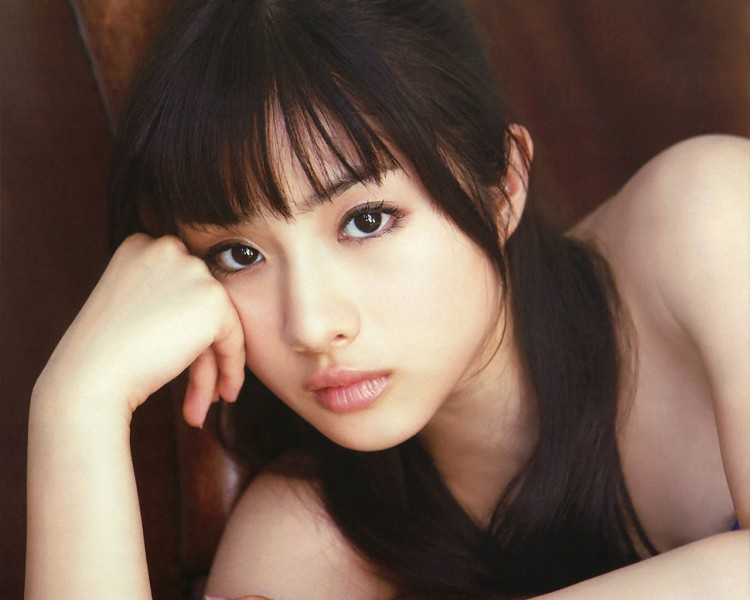
#> input picture base/6_线性代数/Project_LinearAlgebra/test_girl.jpg, 750 x 600 px
$ jupyter execute --allow-errors Linear_Algebra_Solution.ipynb   (shell and % lines are left out)
#> lines starting #> are read from the running program, lines starting #| are printed output that depends on the picture
# 线性代数：机器学习背后的优化原理


线性代数作为数学的一个分支，广泛应用于科学和工程中，掌握好线性代数对于理解和从事机器学习算法相关工作是很有必要的，尤其对于深度学习算法而言。因此，这个项目会从浅入深更好的帮助你学习与积累一些跟人工智能强相关的线性代数的知识。

本项目内容理论知识部分参考[《DeepLearning》又名花书](https://book.douban.com/subject/27087503/)第二章，希望大家支持正版购买图书。

若项目中的题目有困难没完成也没关系，我们鼓励你带着问题提交项目，评审人会给予你诸多帮助。

所有选做题都可以不做，不影响项目通过。如果你做了，那么项目评审会帮你批改，也会因为选做部分做错而判定为不通过。

## 准备工作

我们将讲解常用的线性代数知识，而学员需使用numpy来实现这些知识点（当然也可以自己写算法实现），还需要使用matplotlib完成规定图像习题，当然，本项目用到的python代码(或numpy的使用)课程中并未完全教授，所以需要学员对相应操作进行学习与查询，这在我们往后的人工智能学习之旅中是必不可少的一个技能，请大家珍惜此项目的练习机会。

当然，这里提供官方的[numpy Quickstart](https://docs.scipy.org/doc/numpy/user/quickstart.html#)来帮助你更好的完成项目。

本项目还需要使用LaTeX公式，以下两个链接供学习与使用：

[Latex cheatsheet](https://www.authorea.com/users/77723/articles/110898-how-to-write-mathematical-equations-expressions-and-symbols-with-latex-a-cheatsheet)

[aTeX Cookbook](http://www.personal.ceu.hu/tex/cookbook.html#inline)

首先，导入你所需的软件包。一般我们建议在工程开头导入**所有**需要的软件包。

[cell 1]
# TODO: import相关库
import numpy as np
import matplotlib.pyplot as plt
from PIL import Image

## 1、标量，向量，矩阵，张量

**首先，让我们回顾下基本的定义：**

- 标量（scalar）：形式而言，一个标量是一个单独的数，常用斜体的小写变量名称来表示。_v_

- 向量（vector）：形式而言，一个向量是一列有序数，常用粗体的小写变量名称表示**v**，或者上面标记剪头$\vec{v}$

- 矩阵（matrix）：形式而言，一个矩阵是一个二维数组，常用大写变量名称表示A，表示内部的元素则会使用$A_{i,j}$

- 张量（tensor）：形式而言，一个张量是一个多维数组，常用粗体的大写字母变量名称表示**T**，表示内部的元素则会使用$A_{i,j,z}$ 等等

用图片直观的显示区别如下

**接下来让我们回顾下基本的运算：**

- 加法

- 标量乘法

- 转置

- 矩阵向量乘法（内积，人工智能中常见的拼写：matrix product 或者 dot product）

**线性方程组：**

由矩阵乘法也演变出了我们最常见的线性方程组，已知矩阵与未知向量的乘积，等于另一个已知向量，通过此方程组可求解那个未知向量，一般写为x，具体如下表示。
等式左侧可以这么来理解：

列为具体的矩阵来看：
$$
\begin{bmatrix}
    A_{1,1} & A_{1,2} & \cdots & A_{1,n} \\\\
    A_{2,1} & A_{2,2} & \cdots & A_{2,n} \\\\
    \cdots & \cdots & \cdots & \cdots \\\\
    A_{m,1} & A_{m,2} & \cdots & A_{m,n}
\end{bmatrix}
\times
\begin{bmatrix}
    x_1 \\\\
    x_2 \\\\
    \cdots \\\\
    x_n
\end{bmatrix}
=
\begin{bmatrix}
    b_1 \\\\
    b_2 \\\\
    \cdots \\\\
    b_m
\end{bmatrix}
$$

或者更简单的表示为

$$Ax=b$$

既然有未知数，那么自然需要求解未知数，而我们的未知数需要满足所有方程，也不是一直都有解的，下面来列我们二维矩阵所组成的方程解的情况,若两条线平行不存在焦点，那么说明没有一个$x_1$, $x_2$同时满足两个方程，则此方程组无解，同理，若相交，则有一个解，若完全相等，则有无穷个解。

### 1.1、基本运算并绘图
例题 $\vec{v}$ + $\vec{w}$

$\hspace{1cm}\vec{v} = \begin{bmatrix} 1\\ 1\end{bmatrix}$

$\hspace{1cm}\vec{w} = \begin{bmatrix} -2\\ 2\end{bmatrix}$

结果需要先使用numpy计算向量运算结果，并用LaTeX公式表示：

$\hspace{1cm}\vec{v}+\vec{w} = \begin{bmatrix} -1\\ 3\end{bmatrix}$

并使用matlibplot绘制出(图表颜色样式不要求)

#### 1.1.1
**根据上面例题展示，计算并绘制  $2\vec{v}$ - $\vec{w}$  的结果**

$\hspace{1cm}\vec{v} = \begin{bmatrix} 4\\ 1\end{bmatrix}$

$\hspace{1cm}\vec{w} = \begin{bmatrix} -1\\ 2\end{bmatrix}$

$\hspace{1cm}2\vec{v}-\vec{w} = \begin{bmatrix} 9\\ 0\end{bmatrix}$

[cell 2]
# 1.1.1 TODO：
a = 2
b = -1
v = np.array([4,1])
w = np.array([-1,2])
av = a*v
bw = b*w
ax = plt.axes()
ax.plot(0,0,'or')
ax.arrow(0,0,*av,color='b',linewidth=2.5,head_width=0.3,head_length=0.35)
ax.arrow(av[0],av[1],*bw,color='c',linestyle='dotted',linewidth=2.5,head_width=0.3,head_length=0.35)
ax.arrow(0, 0, *(av+bw), color='k', linewidth=3.5, head_width=0.30, head_length=0.35)
plt.xlim(-2,10)
plt.ylim(-1,3)
#> (the rest of this cell did not finish here and is left out)

例题，方程组求解：
$$
\begin{cases}
y = 2x + 1\\\\
y = 6x - 2
\end{cases}
$$
用matplotlib绘制图表（图表样式不要求）

由上可知此方程组有且仅有一个解

需使用numpy（或自写算法）计算该解的结果,并用LaTeX公式表示出来(结果可以用小数或者分数展示)
$$
\begin{cases}
x = \frac{3}{4} \\\\
y = \frac{5}{2}
\end{cases}
$$

#### 1.1.2
**根据上面例题展示，绘制方程组，说明是否有解是否为唯一解，若有解需计算出方程组的解**
$$
\begin{cases}
y = 2x + 1\\\\
y = \frac{1}{10}x+6
\end{cases}
$$

$$
\begin{cases}
x = 2.63157895 \\\\
y = 6.26315789
\end{cases}
$$

[cell 3]
# 1.1.2 TODO
set_of_vectors = np.array([[-2,1],[-0.1,1]])
vector_to_check = np.array([1,6])
plt.plot([-0.5,3],[0,7],'b',linewidth=3)
plt.plot([10,0],[7,6],'c-.',linewidth=3)
solve = np.linalg.solve(set_of_vectors, vector_to_check)
plt.plot(solve[0],solve[1],'ro',linewidth=3)
plt.xlabel('Single Solution')
plt.show()
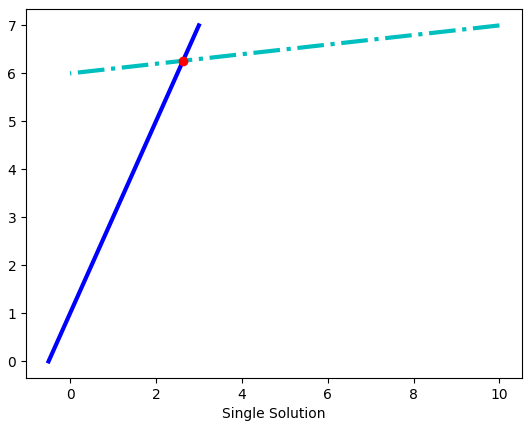
#> figure drawn by matplotlib, 1 panel
print('The result of this function is', solve)

### 1.2、说明题
#### 1.2.1
**使用numpy（或自写算法）说明$(AB)^{\text{T}} = B^\text{T}A^\text{T}$**

**其中**
$$
A=\begin{bmatrix}
    21 & 7 \\\\
    15 & 42 \\\\
    9 & 6
\end{bmatrix},
B=\begin{bmatrix}
    4 \\\\
    33
\end{bmatrix}
$$

[cell 4]
# 1.2.1 TODO
A = np.array([[21,7],[15,42],[9,6]])
B = np.array([[4],[33]])
print('The transposition of A*B =', np.dot(A,B).T)
print('The transposition B mutipied by transposition A =',np.dot(B.T,A.T))

**所以，由上述结果可以看出$(AB)^{\text{T}} = B^\text{T}A^\text{T}$**

#### 1.2.2
**使用numpy（或自写算法）说明  $A ( B + C ) = AB + AC$ **

**其中**
$$
A=\begin{bmatrix}
    9 & 3 \\\\
    8 & 4 \\\\
    7 & 6
\end{bmatrix},
B=\begin{bmatrix}
    5 \\\\
    2
\end{bmatrix},
C=\begin{bmatrix}
    5 \\\\
    7
\end{bmatrix}
$$

[cell 5]
# 1.2.2 TODO
A = np.array([[9,3],[8,4],[7,6]])
B = np.array([[5],[2]])
C = np.array([[5],[7]])
print('A(B+C) =',np.dot(A,B+C))
print('AB+AC =',np.dot(A,B)+np.dot(A,C))

## 2、特殊矩阵

- 单位矩阵

如果选取任意一个向量和某矩阵相乘，该向量都不会改变，我们将这种保持n维向量不变的矩阵记为单位矩阵$I_n$

- 逆矩阵

如果存在一个矩阵，使$A^{-1} A = I_n$，那么$A^{-1}$就是A的逆矩阵。

- 对角矩阵

如果一个矩阵只有主对角线上还有非零元素，其他位置都是零，这个矩阵就是对角矩阵

- 对称矩阵

如果一个矩阵的转置是和它自己相等的矩阵，即$A=A^{T}$，那么这个矩阵就是对称矩阵

- 正交矩阵

行向量和列向量是分别标准正交(90度)的方阵，即$A^{T}A = AA^{T} = I_n$，又即$A^{-1} = A^{T}$，那么这种方阵就是正交矩阵

### 2.1、证明题

通过LaTeX公式，结合上面所述概念，假设$A^{-1}$存在的情况下，证明$Ax=b$的解$x={A}^{-1}{b}$

回答：

证明：

$\because$ $A^{-1}Ax=A^{-1}b$

$\because$ $A^{-1}A = AA^{-1} = I_n$

$\therefore$ $x=A^{-1}b$

### 2.2、 计算题

#### 2.2.1

通过numpy计算，再次验证2.1证明题
$$
\begin{cases}
y = 2x + 1\\\\
y = \frac{1}{10}x+6
\end{cases}
$$
并用LaTeX公式写出$A^{-1}$是多少（小数分数皆可）

$$A^{-1}=\begin{bmatrix}
    -0.526 & 0.526 \\\\
    -0.053 & 1.052 \\
\end{bmatrix}
$$

[cell 6]
# 2.2.1 TODO
set_of_vectors = np.array([[-2,1],[-0.1,1]])
vector_to_check = np.array([1,6])
invA = np.linalg.inv(set_of_vectors)
x_y = np.dot(invA,vector_to_check.T)
print('The inverse of A is', invA)
print('The result of function is',x_y)

#### 2.2.2

1、请用numpy（或自写算法）实现一个6x6的对角矩阵，矩阵的对角线由3至8（含8）组成。

2、计算第一问生成的对角矩阵与向量$[6,7,1,2,5,9]^{T}$的乘积

[cell 7]
# 2.2.2 TODO
v = np.array([3,4,5,6,7,8])
matrix1 = np.diag(v)
v2 = np.array([6,7,1,2,5,9]).T
mat_multi = np.dot(matrix1,v2)
print('The result of question 2 is',mat_multi)

## 3、迹运算
迹运算返回的是矩阵对角元素的和，如图所示

写成数学公式为：
$$ \large Tr(A) = \sum_{i}A_{i,i}$$

**说明题：**

使用numpy验证
$$
\large Tr(ABC) = Tr(CAB) = Tr(BCA)
$$
其中
$$
A=
\begin{bmatrix}
    7 & 6 \\\\
    29 & 3
\end{bmatrix}
$$

$$
B=
\begin{bmatrix}
    2 & -8 \\\\
    9 & 10
\end{bmatrix}
$$

$$
C=
\begin{bmatrix}
    2 & 17 \\\\
    1 & 5
\end{bmatrix}
$$

[cell 8]
# 3 TODO
# define A B C
A = np.array([[7,6],[29,3]])
B = np.array([[2,-8],[9,10]])
C = np.array([[2,17],[1,5]])
# calculate tr(ABC)
tr_ABC = np.dot(np.dot(A,B),C).trace()
print('Tr(ABC) =',tr_ABC)
tr_CAB = np.dot(np.dot(C,A),B).trace()
print('Tr(CAB) =',tr_CAB)
tr_BCA = np.dot(np.dot(B,C),A).trace()
print('Tr(BCA) =',tr_BCA)
if tr_ABC == tr_CAB == tr_BCA:
    print('We have verified that Tr(ABC) = Tr(CAB) = Tr(BCA)')

## 4、衡量向量以及矩阵的大小：范数与条件数

### 范数的定义

在线性代数等数学分支中，范数（Norm）是一个函数，其给予某向量空间（或矩阵）中的每个向量以长度或称之为大小。对于零向量，其长度为零。直观的说，向量或矩阵的范数越大，则我们可以说这个向量或矩阵也就越大。有时范数有很多更为常见的叫法，如绝对值其实便是一维向量空间中实数或复数的范数，范数的一般化定义：设$p\ge 1$，p-norm用以下来表示

$$ \large {\Vert x \Vert}_{p} =  \lgroup {\sum_{i}{\vert x_i \vert}^p }\rgroup ^{\frac{1}{p}}$$

此处，当p=1时，我们称之曼哈顿范数(Manhattan Norm)。其来源是曼哈顿的出租车司机在四四方方的曼哈顿街道中从一点到另一点所需要走过的距离。也即我们所要讨论的L1范数。其表示某个向量中所有元素绝对值的和。 而当p=2时，则是我们最为常见的Euclidean norm。也称为Euclidean distance，中文叫欧几里得范数，也即我们要讨论的L2范数，他也经常被用来衡量向量的大小。 而当p=0时，严格的说此时p已不算是范数了，L0范数是指向量中非0的元素的个数，但很多人仍然称之为L0范数（Zero norm零范数）。 这三个范数有很多非常有意思的特征，尤其是在机器学习中的正则化（Regularization）以及稀疏编码（Sparse Coding）有非常有趣的应用，这个在进阶课程可以做更深入的了解。

**L0 范数**
$$ \large \Vert x \Vert = \sqrt[0]{\sum_i x_i^0} = \#(i|x_i \neq0) $$
**L1 范数**
$$ \large {\Vert x \Vert}_{1} =  \lgroup {\sum_{i}{\vert x_i \vert} }\rgroup $$
**L2 范数**
$$ \large {\Vert x \Vert}_{2} =  \lgroup {\sum_{i}{\vert x_i \vert}^2 }\rgroup ^{\frac{1}{2}}$$

另外这里还存在特例：
 当 $ p -> \infty $ 时，我们称之为 $ L^{\infty} $范数，也被称为“maximum norm（max范数）”，这个范数表示向量中具有最大幅度的元素的绝对值：

$$ \large {\Vert x \Vert}^{\infty} =  \max_{i}{\vert x_i \vert} $$

[以上资料部分参考wiki](http://t.cn/RINHvvt)

### 4.1、计算向量的范数
编写一个函数来计算一下向量的各种范数。

[cell 9]
# TODO 实现这里向量范数计算的函数，要求可以计算p = 0,1,2,3 ... 无穷 情况下的范数

""" 计算向量的范数
    参数
        x: 向量 numpy数组 或者list数组
        p: 范数的阶，int型整数或者None
        infty: 是否计算max范数，bool型变量，True的时候表示计算max范数，False的时候计算p范数

    返回
        向量的范数，float类型数值

    hint:
        1.你需要首先判断infty是True or False, 然后判断p 是否为零
        2.注意int类型变量在计算时候需要规整为float类型

"""
# [7 lines of commented-out code are left out]
# [10 lines left out: function calc_Norm, not called in this run]

### 4.2、计算矩阵的范数
我们也需要衡量矩阵的大小，对于矩阵大小的衡量在很多优化问题中是非常重要的。而在深度学习中，最常见的做法是使用Frobenius 范数(Frobenius norm)，也称作矩阵的F范数，其定义如下：

$$ \large {\Vert A \Vert}_{F} =  \sqrt {\sum_{i,j}{\vert A_{i,j} \vert}^2 } $$

我们这里继续来计算一下F范数

[cell 10]
# TODO 实现这里矩阵Frobenius范数计算的函数

""" 计算向量的范数
    参数
        A: 给定的任意二维矩阵 list或者numpy数组形式

    返回
        矩阵的Frobenius范数，float类型数值

"""
# I. numpy.linalg
# def calc_Frobenius_Norm(A):
#     return np.linalg.norm(A, ord='fro')

# II. numpy
def calc_Frobenius_Norm(A):
    A_new = np.array(A, dtype='float')
    return np.sum(A_new**2) ** 0.5

### 4.3、计算矩阵的条件数
矩阵的条件数(condition number)是矩阵（或者它所描述的线性系统）的稳定性或者敏感度的度量，我们这里为了简化条件，这里只考虑矩阵是奇异矩阵的时候，如何计算以及理解条件数(condition number):

当矩阵A为奇异矩阵的时候，condition number为无限大；当矩阵A非奇异的时候，我们定义condition number如下：

$$ \large \kappa{(A)} =  {\Vert A \Vert}_F {\Vert A^{-1} \Vert}_F$$

[奇异矩阵，非奇异矩阵](https://zh.wikipedia.org/wiki/%E9%9D%9E%E5%A5%87%E5%BC%82%E6%96%B9%E9%98%B5)

计算矩阵的条件数

[cell 11]
""" 计算矩阵的条件数
    参数
        A: 给定的任意二维矩阵 list或者numpy数组形式

    返回
        矩阵的condition number,

"""
# I. numpy.linalg
# def calc_Condition_Number(A):
#     return np.linalg.cond(A, 'fro')

# II. numpy
def calc_Condition_Number(A):
    new_A = np.array(A, dtype='float')
    row, col = new_A.shape
    if row != col:
        print("Fatal error! Input array is not square!!")
        return np.Inf
    else:
        if np.linalg.det(new_A) == 0:
            return np.Inf
        else:
            return np.dot(calc_Frobenius_Norm(A), calc_Frobenius_Norm(np.linalg.inv(A)))

### (选做)4.4、条件数的理解与应用

a. 有如下两个2*2的非奇异矩阵A和B:

$ A = \begin{bmatrix}
     1   &2 \\
     3   &4 \\
\end{bmatrix} $

$ B = \begin{bmatrix}
     1   &2 \\
     2   &4.0001 \\
\end{bmatrix}
$

计算condition number(A), condition number(B);

[cell 12]
A = np.array([[1,2],[3,4]])
B = np.array([[1,2],[2,4.0001]])
cn_A = calc_Condition_Number(A)
cn_B = calc_Condition_Number(B)
print(cn_A, cn_B)

b. 根据上面构造的矩阵A,B分别计算线性系统方程组的解$w$:

   A $ \begin{bmatrix}w_{a1}\\w_{a2}\\ \end{bmatrix} $ = $ \begin{bmatrix}1\\2\\ \end{bmatrix} $,

   B $ \begin{bmatrix}w_{b1}\\w_{b2}\\ \end{bmatrix} $ = $ \begin{bmatrix}1\\2\\ \end{bmatrix} $,

   A $ \begin{bmatrix}w_{a1}\\w_{a2}\\ \end{bmatrix} $ = $ \begin{bmatrix}{1.0001}\\{2.0001}\\ \end{bmatrix} $,

   B $ \begin{bmatrix}w_{b1}\\w_{b2}\\ \end{bmatrix} $ = $ \begin{bmatrix}{1.0001}\\{2.0001}\\ \end{bmatrix} $.

[cell 13]
wa = np.linalg.solve(A, np.array([1,2]))
wb = np.linalg.solve(B, np.array([1,2]))
wa_1 = np.linalg.solve(A, np.array([1.0001,2.0001]))
wb_1 = np.linalg.solve(B, np.array([1.0001,2.0001]))
print(wa, '-->', wa_1)
print(wb, '-->', wb_1)

c. 计算完成之后，比较condition number大小与线性系统稳定性之间的关系，并且给出规律性的总结；

当线性系统A和线性系统B的输出从 $ \begin{bmatrix}1\\2\\ \end{bmatrix} $ 变为 $ \begin{bmatrix}1.001\\2.001\\ \end{bmatrix} $ 时：
- 线性系统A的解从 $ \begin{bmatrix}0\\0.5\\ \end{bmatrix} $ 变为 $ \begin{bmatrix}-0.0001\\0.50001\\ \end{bmatrix} $
- 线性系统B的解从 $ \begin{bmatrix}1\\0\\ \end{bmatrix} $ 变为 $ \begin{bmatrix}3.0001\\-1\\ \end{bmatrix} $

说明线性系统A比线性系统B的稳定性好，即condition number越小，线性系统稳定性越好

d. **阅读与思考**: 考虑更为通用的一种情况，我们计算一个典型的线性回归系统:

$$ Xw = b $$

可以简单推导得出其闭式解为：$ w=(X^TX)^{−1}X^Tb $ ，如果 $X^TX$可逆

推导过程：

1.等式两边乘以$X^T$
$$ X^TXw = X^Tb $$
2.等式两边乘以$(X^TX)^{-1}$
$$ (X^TX)^{-1}X^TXw = (X^TX)^{−1}X^Tb $$
3.因为$A^{-1}A = I$，两边约去即可得：
$$ w=(X^TX)^{−1}X^Tb $$

当我们需要拟合的数据X满足数据量远远小于特征数目的时候，也就是X矩阵的行数 << X矩阵的列数的时候，因为$X^TX$不是奇异矩阵，此时方程组不存在闭式解；那么我们该如何重新构造$X^TX$，使得该闭式解成立？

hint1. 单位矩阵的condition number是最低的，是最为稳定的；

hint2. 如果要使得该系统存在闭式解，那么就必须使得求逆运算是可以进行的，也就是说重新构造的$X^TX$必须是可逆的方阵；

hint3. 重新构造的方式可以是在$X^TX$基础上进行加或者减或者乘除相关矩阵的操作；

一种可行的方式就是：
$$ w = (X^TX+\lambda I)^{−1}X^Tb $$

实际上我们最为常用的[Ridge Regression](http://scikit-learn.org/stable/modules/linear_model.html)和 L2范数以及condition number之间某种程度上是可以相互推导的：

首先，Ridge Regression的损失函数为：
$$ J_w = min({\Vert Xw -y \Vert}^2 + \alpha {\Vert w \Vert}^2) $$
我们展开这个损失函数：
$$ {\Vert Xw -y \Vert}^2 + \alpha {\Vert w \Vert}^2  =  (Xw -y)^T (Xw-y) + \alpha w^Tw$$
由于这里是一个凸函数，我们令导数等于零，即为最小值的解，求导可得：
$$ X^T (Xw-y) + \alpha w = 0 $$

整理即可得到：
$$ w = (X^TX+\lambda I)^{−1}X^Tb $$

## 5、SVD

[SVD](https://en.wikipedia.org/wiki/Singular-value_decomposition)是Singular value decomposition的缩写，称为奇异值分解，是分解矩阵的一种方式，会将矩阵分解为奇异向量（singular vector）和奇异值（singular value），分解的意义其实很明确，就是想将一个很大很复杂的矩阵，用更小更简单的几个子矩阵的相乘来表示，这些小矩阵描述的是矩阵的重要的特性。

那么SVD具体的数学表达是什么呢？

假设有一个矩阵C，我们可以将矩阵C分解为三个矩阵的乘积：

$$\large C = UDV^{T}$$

如果C是一个m x n的矩阵，那么U是一个m x m的矩阵，D是一个m x n的矩阵，V是一个n x n的矩阵，这些小矩阵并不是普普通通的矩阵，U和V都定义为正交矩阵，而D定义为对角矩阵。

SVD最常用的做法就是用来进行特征的降维以及矩阵的低秩重构，例如这里分别取矩阵U、D、VT的前k列，如图示中的白色部分，然后重新计算新的C矩阵，即为k维度下的矩阵重构，这种方法被广泛应用于自然语言处理[LSA](https://en.wikipedia.org/wiki/Latent_semantic_analysis)、推荐系统[SVD++,FM,FFM](https://tech.meituan.com/deep_understanding_of_ffm_principles_and_practices.html)等领域，如有兴趣可以继续参考链接相关资料。

具体计算UDV的算法不是我们这个项目的关键，我们只需使用numpy得出结果即可，下面的习题，将会带你体会SVD的某一应用场景。

提示：我们会需要使用[numpy.linalg](https://docs.scipy.org/doc/numpy-1.13.0/reference/routines.linalg.html)相关函数。

### 5.1、使用numpy去计算任意矩阵的奇异值分解：

[cell 14]
""" 计算任意矩阵的奇异值分解
    参数
        A: 给定的任意二维矩阵 list或者numpy数组形式

    返回
        使用numpy.linalg相关函数，直接返回分解之后的矩阵U,D,V
        （可以尝试一下使用np.shape一下分解出来的U，D，VT，会发现维度跟我们上面讲解所描述的不同，
        暂时不用管他直接返回np求解出的U，D，VT即可）

"""
def calc_svd(A):
    u,d,vt = np.linalg.svd(A)
    return u,d,vt

### (选做) 5.2、利用奇异值分解对矩阵进行降维

[cell 15]
# TODO 利用SVD进行对于矩阵进行降维

""" 利用SVD进行对于矩阵进行降维
    参数
        A: 给定的任意二维矩阵 list或者numpy数组形式 shape为(m,n)
        topk: 降维的维度 (m,n) -> (m,topk)

    返回
        降维后的矩阵 (m, topk)

    hint
    1. 对角矩阵D存在一个较为明显的特性，就是D的对角线元素是递减的，这些元素实际上是衡量了所分解的矩阵U,V的列向量的重要性
    2. 因此我们常说的svd降维就是利用选取的前topk大的对角线矩阵元素进行构造新的降维矩阵
    3. U的按照前topk截取的列向量 * topk截取的对角矩阵 即为新的降维后的矩阵

"""
def calc_svd_decompostion(A, topk = 2):
    u,d,vt = np.linalg.svd(A)
    return u[:,0:topk] * d[0:topk]

### (选做) 5.3、利用奇异值分解对矩阵进行降维后重构

[cell 16]
""" 利用SVD进行对于矩阵进行降维
    参数
        A: 给定的任意二维矩阵 list或者numpy数组形式 shape为(m,n)
        topk: 降维的维度 (m,n) -> (m,topk)

    返回
        降维重构后的矩阵 (m, n)
    hint
        这里除了降维矩阵外，另外一个较为常见的应用就是对矩阵进行重构，具体的做法类似前面的思路
        1. 选取对应的U，D，V的topk向量
        2. U的按照前topk截取的列向量 * topk截取的对角矩阵 * V^T按照前topk截取的行向量(注意这里是V的转置,因为分解得到的是V^T)

"""
def calc_svd_reconsitution(A, topk = 2):
    u,d,vt = np.linalg.svd(A)
    return np.dot(u[:,0:topk] * d[0:topk], vt[0:topk])

### (选做) 5.4、计算不同降维大小重构矩阵的Frobenius范数损失

定义矩阵$A$以及使用SVD降维（降维大小为k)分解后的重构矩阵$A_k$，则这里的F范数损失定义如下：

  $$ \Large Loss_{F} = {\Vert A - A_k \Vert}_F $$

这里需要编码求出对于给定的矩阵A 分别在不同的降维幅度下重构后的F范数损失，并且作出损失大小随着降维大小的变化图：

[cell 17]
## 不要修改这里！
import numpy as np
#> (the rest of this cell did not finish here and is left out)

[cell 18]
loss_hist = []
for topk in range(1,13):
    # 5.4 TODO
    ### 1.计算相应的SVD topk降维后的重构矩阵，需实现calc_svd_reconsitution
    ### 2.计算对应的F范数损失，并存储loss放入loss_hist列表中
    Ak = calc_svd_reconsitution(A, topk)
    loss = calc_Frobenius_Norm(A-Ak)
    loss_hist.append(loss)

### 画出F损失随着降维大小的变化图
### x坐标为对应的降维大小，y坐标为对应的F损失
plt.plot(range(1,13),loss_hist,'r--')
plt.xlabel('decomposition size')
plt.ylabel('F Loss')
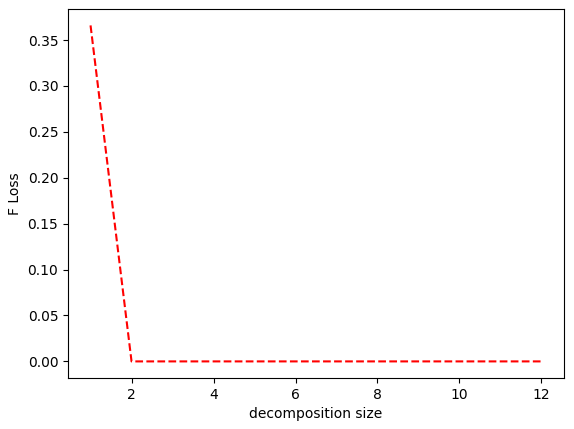
#> figure drawn by matplotlib, 1 panel; curve peaks at x = 1, y = 0.366

### 5.5、SVD的有趣应用
为了这个习题我准备了两张图，参见项目文件夹下的test_girl.jpg和test_boy.jpeg，自选一张，你需要
- 需要使用 `PIL` 加载你所选择的图像（[文档](https://pillow.readthedocs.io/en/latest/reference/Image.html)）,所以记得导入需要的包（模块）
- 使用Image的[convert方法](https://pillow.readthedocs.io/en/latest/reference/Image.html#PIL.Image.Image.convert)将图像变为灰度图
- 将convert后的结果转换成np.array,需用到[Image.getdata方法](https://pillow.readthedocs.io/en/latest/reference/Image.html#PIL.Image.Image.getdata)来读取图片每个pixel的数据，特别注意一下，对于彩色的图来说，即使我们转为了灰度图，但每一个pixel还是由RGB三个维度组成，所以在getdata时，band需要设定为某一个颜色index，比如band = 0，这样只用R这个维度的数据。用这个方法来保证图片的每个pixel只占有一个单元的空间。
- 因为我们转np.array时破坏了原有图形的样子，变成了一个一维数据，我们要将转换后的np.array恢复到图片应有的size，转换后，可以shape确认下是否与最开始转出的灰度图的size一致，注意图的size是（宽，高），而宽对应array.shape的应该是列，而高对应的是行，别弄反了。
- 使用上方实现的calc_svd函数计算上一步计算出的np.array数据，赋值给变量：U,D,VT
- 打印出U,D,VT的shape形状，尤其注意观察D的shape
- 在U，VT，D变量成功实现的情况下，运行测试程序看效果

[cell 19]
# 5.5 TODO
# 1
im = Image.open("test_girl.jpg")
#> im is the input picture: PIL image 750x600 RGB; mean R, G, B 116.3, 93.9, 81.5
# 2
im = im.convert('L')
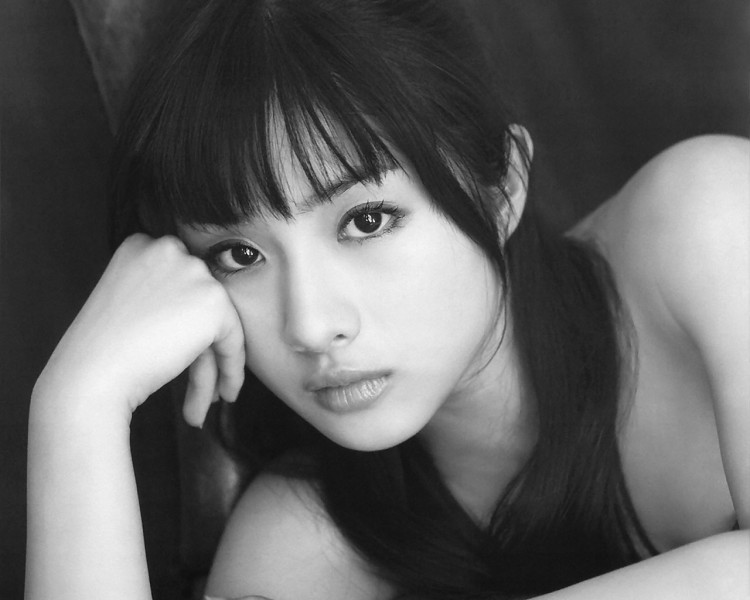
#> im: PIL image 750x600 L; min 12, max 250, mean 99.2

# 3
pixel = np.array(im.getdata(band=0))
# 4
# im.show()
im_matrix = np.reshape(pixel,(im.size[1],im.size[0]))
# 5
U, D, VT = calc_svd(im_matrix)
#> (the rest of the program and of its run is left out)
